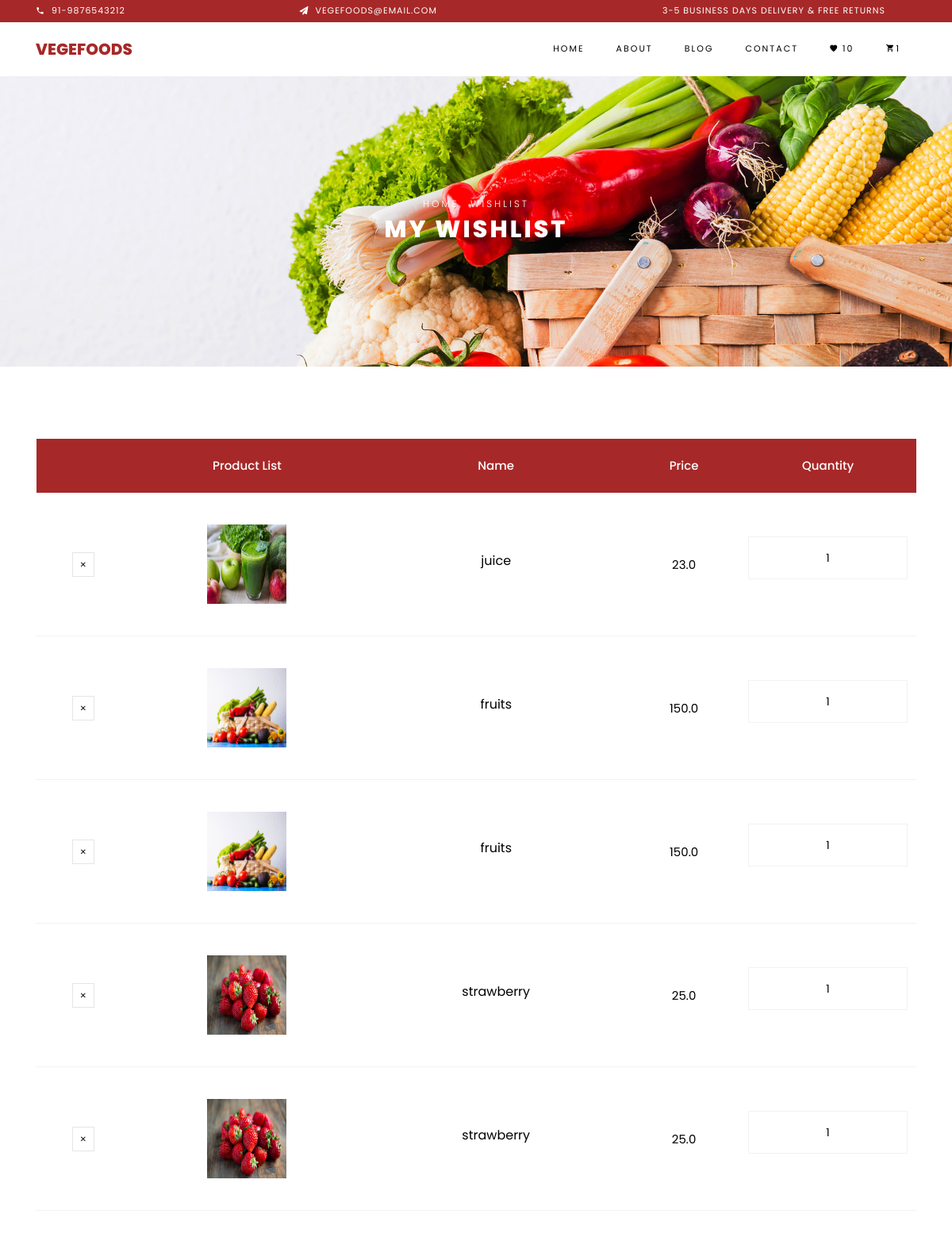
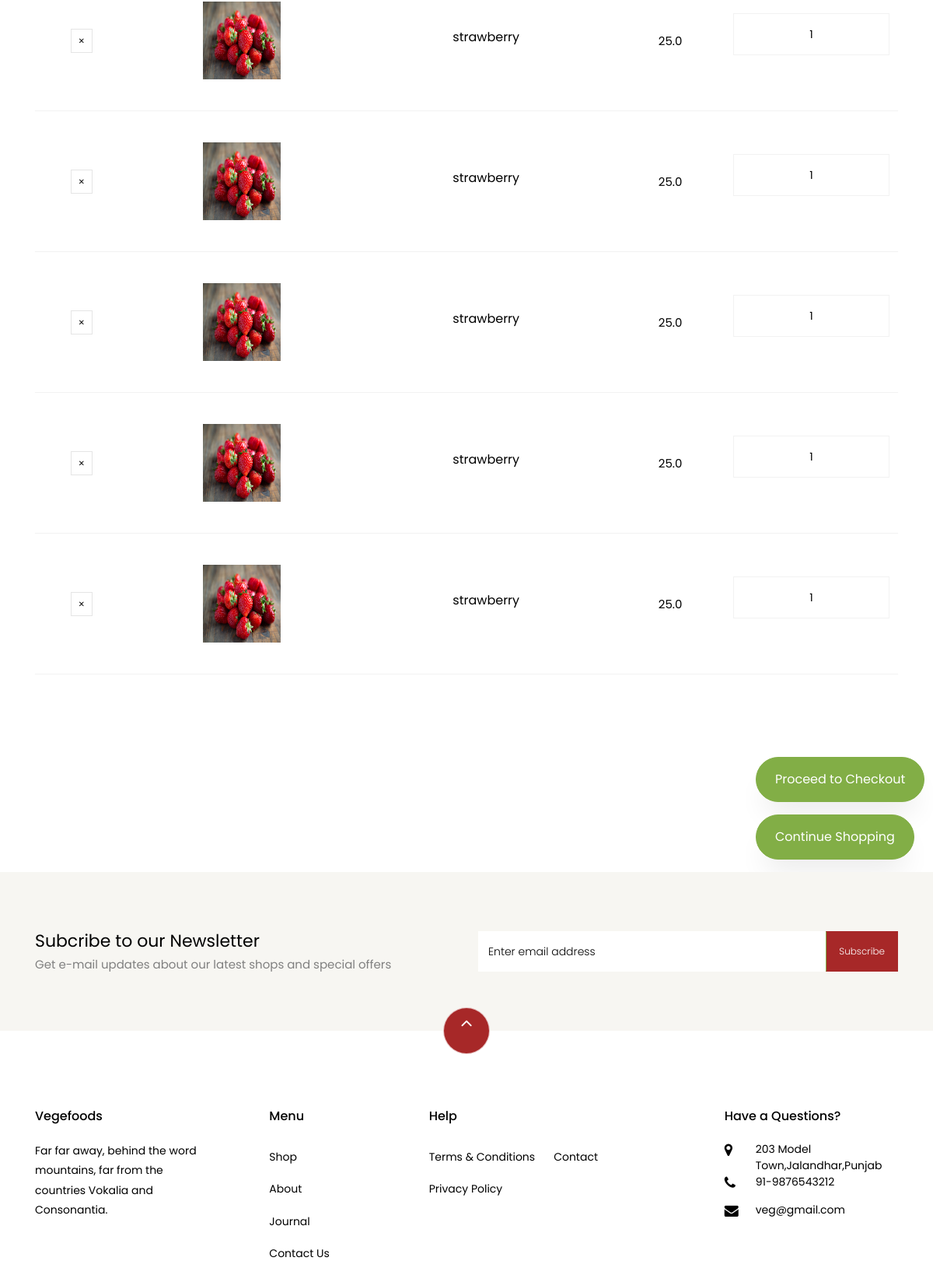
The app's page /whislistview/ (signed in) with its own data (2 pictures, top to bottom).
### linkedln/models.py (models this page shows)
class Wishlist(models.Model):
    user = models.ForeignKey(User, on_delete=models.CASCADE)
    product = models.ForeignKey(fruits, on_delete=models.CASCADE)

class fruits(models.Model):
    name=models.CharField(max_length=20)
    image=models.ImageField(upload_to='')
    price=models.FloatField()

### linkedln/views.py (the view)
# urls.py: path('whislistview/', wishlist_view, name='wishlist_view'),
def wishlist_view(request):
    if not request.user.is_authenticated:
        login_url = reverse('login')
        return redirect(f"{login_url}?next={reverse('wishlist_view')}")
    wishlist_items = Wishlist.objects.filter(user=request.user)
    if request.user.is_authenticated:
        itm = CartItem.objects.filter(user=request.user).count()
        itmm = Wishlist.objects.filter(user=request.user).count()
    else:
        itm = 0
        itmm = 0
    return render(request, 'wishlist.html', {'wishlist_items': wishlist_items, 'itm': itm, 'itmm': itmm})

### linkedln/templates/wishlist.html (shortened to what this page needs)
{% load static %}
<!DOCTYPE html>
<html lang="en">
  <head>
    <link rel="stylesheet" href="{% static 'css/open-iconic-bootstrap.min.css' %}">
    <link rel="stylesheet" href="{% static 'css/animate.css' %}">
    <link rel="stylesheet" href="{% static 'css/owl.carousel.min.css' %}">
    <link rel="stylesheet" href="{% static 'css/owl.theme.default.min.css' %}">
    <link rel="stylesheet" href="{% static 'css/magnific-popup.css' %}">
    <link rel="stylesheet" href="{% static 'css/aos.css' %}">
    <link rel="stylesheet" href="{% static 'css/ionicons.min.css' %}">
    <link rel="stylesheet" href="{% static 'css/bootstrap-datepicker.css' %}">
    <link rel="stylesheet" href="{% static 'css/jquery.timepicker.css' %}">
    <link rel="stylesheet" href="{% static 'css/flaticon.css' %}">
    <link rel="stylesheet" href="{% static 'css/icomoon.css' %}">
    <link rel="stylesheet" href="{% static 'css/style.css' %}">
  </head>
  <body class="goto-here">
		<div class="py-1 bg-primary">
    	<div class="container">
    		<div class="row no-gutters d-flex align-items-start align-items-center px-md-0">
	    		<div class="col-lg-12 d-block">
		    		<div class="row d-flex">
		    			<div class="col-md pr-4 d-flex topper align-items-center">
					    	<div class="icon mr-2 d-flex justify-content-center align-items-center"><span class="icon-phone2"></span></div>
						    <span class="text">91-9876543212</span>
					    </div>
					    <div class="col-md pr-4 d-flex topper align-items-center">
					    	<div class="icon mr-2 d-flex justify-content-center align-items-center"><span class="icon-paper-plane"></span></div>
						    <span class="text">vegefoods@email.com</span>
					    </div>
					    <div class="col-md-5 pr-4 d-flex topper align-items-center text-lg-right">
						    <span class="text">3-5 Business days delivery &amp; Free Returns</span>
					    </div>
				    </div>
			    </div>
		    </div>
		  </div>
    </div>
    <nav class="navbar navbar-expand-lg navbar-dark ftco_navbar bg-dark ftco-navbar-light" id="ftco-navbar">
	    <div class="container">
		<a class="navbar-brand" href="{% url 'index' %}">Vegefoods</a>
	      <div class="collapse navbar-collapse" id="ftco-nav">
	        <ul class="navbar-nav ml-auto">
			  <li class="nav-item"><a href="{% url 'index' %}" class="nav-link">Home</a></li>
			  <li class="nav-item"><a href="{% url 'about' %}" class="nav-link">About</a></li>
			  <li class="nav-item"><a href="{% url 'blog' %}" class="nav-link">Blog</a></li>
			  <li class="nav-item"><a href="{% url 'contact' %}" class="nav-link">Contact</a></li>
	 	 	 <li class="nav-item cta cta-colored"><a href="{% url 'wishlist_view' %}" class="nav-link"><span><i class="ion-ios-heart"></i></span> {{itmm}}</a></li>
			  <li class="nav-item cta cta-colored"><a href="{% url 'cart' %}" class="nav-link"><span class="icon-shopping_cart"></span>{{itm}}</a></li>
	        </ul>
	      </div>
	    </div>
	  </nav>
	<div class="hero-wrap hero-bread" style="background-image: url('{% static 'images/bg_1.jpg' %}');">
      <div class="container">
        <div class="row no-gutters slider-text align-items-center justify-content-center">
          <div class="col-md-9 ftco-animate text-center">
           	<p class="breadcrumbs"><span class="mr-2"><a href="{% url 'index' %}">Home</a></span> <span>Wishlist</span></p>
            <h1 class="mb-0 bread">My Wishlist</h1>
          </div>
        </div>
      </div>
    </div>
    <section class="ftco-section ftco-cart">
			<div class="container">
				<div class="row">
    			<div class="col-md-12 ftco-animate">
    				<div class="cart-list">
	    				<table class="table">
						    <thead class="thead-primary">
						      <tr class="text-center">
						        <th>&nbsp;</th>
						        <th>Product List</th>
						        <th>Name</th>
						        <th>Price</th>
						        <th>Quantity</th>
						      </tr>
						    </thead>
						    <tbody>
								{% for i in wishlist_items %}
						      <tr class="text-center">
							<td class="product-remove"><a href="{% url 'remove_from_wishlist' i.id %}"><span class="ion-ios-close"></span></a></td>
						        <td class="image-prod">
									<img src="{{ i.product.image.url }}" class="img" alt="">
								</td>
						        <td class="product-name">
						        	<h3>{{i.product.name}}</h3>
						        </td>
						        <td class="price">{{i.product.price}}</td>
						        <td class="quantity">
						        	<div class="input-group mb-3">
					             	<input type="text" name="quantity" class="quantity form-control input-number" value="1" min="1" max="100">
					          	</div>
					          </td>
						      </tr>
							  {% endfor %}
						    </tbody>
						  </table>
					  </div>
    			</div>
    		</div>
			</div>
		</section>
		<p><a href="http://127.0.0.1:8000/checkouts" class="btn btn-primary py-3 px-4">Proceed to Checkout</a></p>
    				<p><a href="http://127.0.0.1:8000/index" class="btn btn-primary py-3 px-4">Continue Shopping</a></p>
		<section class="ftco-section ftco-no-pt ftco-no-pb py-5 bg-light">
      <div class="container py-4">
        <div class="row d-flex justify-content-center py-5">
          <div class="col-md-6">
          	<h2 style="font-size: 22px;" class="mb-0">Subcribe to our Newsletter</h2>
          	<span>Get e-mail updates about our latest shops and special offers</span>
          </div>
          <div class="col-md-6 d-flex align-items-center">
            <form action="#" class="subscribe-form">
              <div class="form-group d-flex">
                <input type="text" class="form-control" placeholder="Enter email address">
                <input type="submit" value="Subscribe" class="submit px-3">
              </div>
            </form>
          </div>
        </div>
      </div>
    </section>
    <footer class="ftco-footer ftco-section">
      <div class="container">
      	<div class="row">
      		<div class="mouse">
						<a href="#" class="mouse-icon">
							<div class="mouse-wheel"><span class="ion-ios-arrow-up"></span></div>
						</a>
					</div>
      	</div>
        <div class="row mb-5">
          <div class="col-md">
            <div class="ftco-footer-widget mb-4">
              <h2 class="ftco-heading-2">Vegefoods</h2>
              <p>Far far away, behind the word mountains, far from the countries Vokalia and Consonantia.</p>
              <ul class="ftco-footer-social list-unstyled float-md-left float-lft mt-5">
              </ul>
            </div>
          </div>
          <div class="col-md">
            <div class="ftco-footer-widget mb-4 ml-md-5">
              <h2 class="ftco-heading-2">Menu</h2>
              <ul class="list-unstyled">
                <li><a href="shop" class="py-2 d-block">Shop</a></li>
                <li><a href="about" class="py-2 d-block">About</a></li>
                <li><a href="#" class="py-2 d-block">Journal</a></li>
                <li><a href="contacts" class="py-2 d-block">Contact Us</a></li>
              </ul>
            </div>
          </div>
          <div class="col-md-4">
             <div class="ftco-footer-widget mb-4">
              <h2 class="ftco-heading-2">Help</h2>
              <div class="d-flex">
	              <ul class="list-unstyled mr-l-5 pr-l-3 mr-4">
	                <li><a href="#" class="py-2 d-block">Terms &amp; Conditions</a></li>
	                <li><a href="#" class="py-2 d-block">Privacy Policy</a></li>
	              </ul>
	              <ul class="list-unstyled">
	                <li><a href="contacts" class="py-2 d-block">Contact</a></li>
	              </ul>
	            </div>
            </div>
          </div>
          <div class="col-md">
            <div class="ftco-footer-widget mb-4">
            	<h2 class="ftco-heading-2">Have a Questions?</h2>
            	<div class="block-23 mb-3">
	              <ul>
	                <li><span class="icon icon-map-marker"></span><span class="text">203 Model Town,Jalandhar,Punjab</span></li>
	                <li><a href="#"><span class="icon icon-phone"></span><span class="text">91-9876543212</span></a></li>
	                <li><a href="#"><span class="icon icon-envelope"></span><span class="text">veg@gmail.com</span></a></li>
	              </ul>
	            </div>
            </div>
          </div>
        </div>
      </div>
    </footer>
  </body>
</html>

### linkedln/static/css/icomoon.css (style rules this page uses)
[class^="icon-"], [class*=" icon-"] { font-family: 'icomoon' !important; speak: none; font-style: normal; font-weight: normal; font-variant: normal; text-transform: none; line-height: 1; -webkit-font-smoothing: antialiased; -moz-osx-font-smoothing: grayscale; }
.icon-map-marker:before { content: "\f041"; }
.icon-phone:before { content: "\f095"; }
.icon-envelope:before { content: "\f0e0"; }
.icon-paper-plane:before { content: "\f1d8"; }
.icon-phone2:before { content: "\e0cd"; }
.icon-shopping_cart:before { content: "\e8cc"; }

### linkedln/templates/wishlist.html (style rules this page uses)
.btn.btn-primary { background: #82ae46; border: 1px solid #82ae46; color: #fff; margin-left: 972px; }

### records on screen
Wishlist: product.image (picture), product.name "juice", product.price "23.0"
Wishlist: product.image (picture), product.name "fruits", product.price "150.0"
Wishlist: product.image (picture), product.name "fruits", product.price "150.0"
Wishlist: product.image (picture), product.name "strawberry", product.price "25.0"
Wishlist: product.image (picture), product.name "strawberry", product.price "25.0"
Wishlist: product.image (picture), product.name "strawberry", product.price "25.0"
Wishlist: product.image (picture), product.name "strawberry", product.price "25.0"
Wishlist: product.image (picture), product.name "strawberry", product.price "25.0"
Wishlist: product.image (picture), product.name "strawberry", product.price "25.0"
Wishlist: product.image (picture), product.name "strawberry", product.price "25.0"

### other values on screen
{{ itmm }} "10"
{{ itm }} "1"
